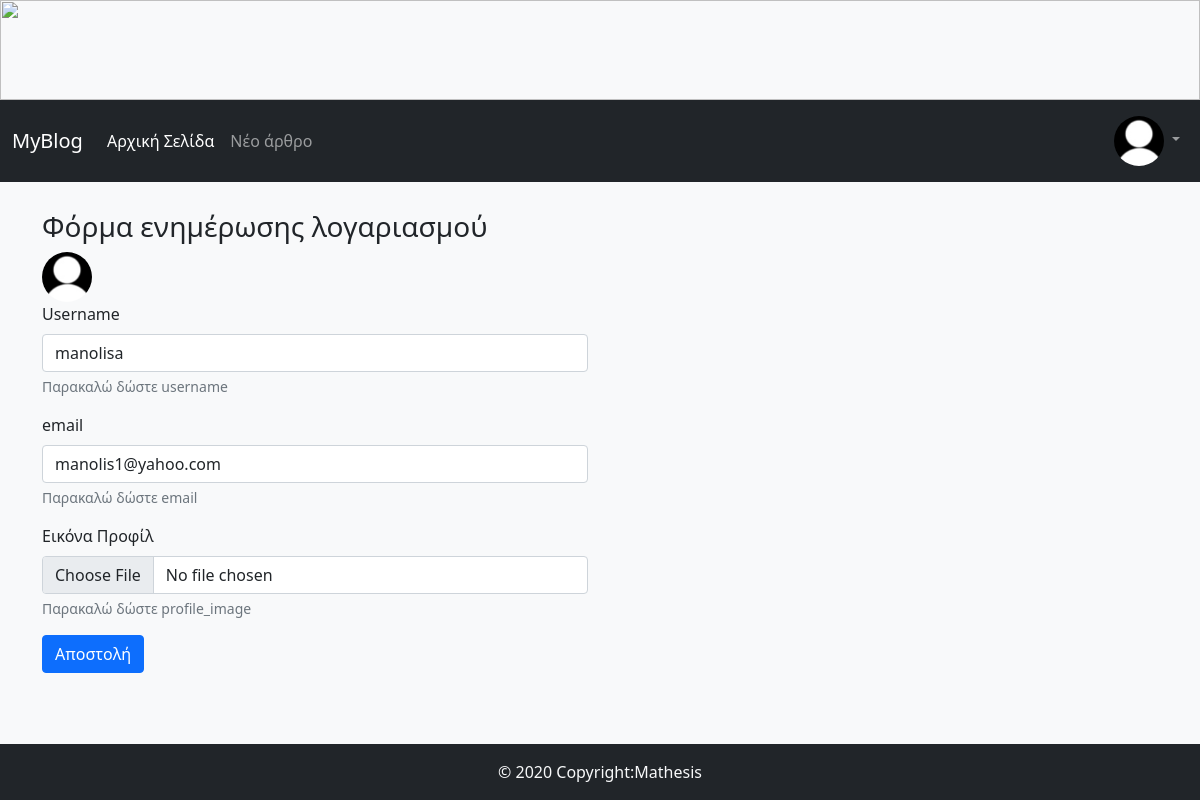
The page /account/ (signed in) on the database its author committed.
### FlaskBlogApp/models.py (models this page shows, shortened)
class User(db.Model,UserMixin):
    id = db.Column(db.Integer, primary_key=True)
    username = db.Column(db.String(15), unique=True, nullable=False)
    email = db.Column(db.String(150), unique=True, nullable=False)
    password = db.Column(db.String(36), nullable=False)
    profile_image = db.Column(db.String(30),default='default_profile_image.jpg')
    articles = db.relationship('Article', backref='author', lazy=True)

### FlaskBlogApp/routes.py (the view, shortened to what this page needs)
@app.route("/account/", methods=["GET", "POST"])
@login_required
def account():
    form=AccountUpdateForm(username=current_user.username, email=current_user.email)
    return render_template("account_update.html",form=form)

### FlaskBlogApp/forms.py (shortened to what this page needs)
class AccountUpdateForm(FlaskForm):
    username = StringField(label="Username",
                           validators=[DataRequired(message="Αυτό το πεδίο δε μπορεί να είναι κενό."),
                                       Length(min=3, max=15, message="Αυτό το πεδίο πρέπει να είναι από 3 έως 15 χαρακτήρες")])
    email = StringField(label="email",
                           validators=[DataRequired(message="Αυτό το πεδίο δε μπορεί να είναι κενό."),
                                       Email(message="Παρακαλώ εισάγετε ένα σωστό email")])
    profile_image=FileField(label="Εικόνα Προφίλ",validators=[Optional(strip_whitespace=True),FileAllowed(['jpg','jpeg','png']),maxImageSize(max_size=2)])
    submit = SubmitField('Αποστολή')

### FlaskBlogApp/models.py (called while the page is built)
@login_manager.user_loader
def load_user(user_id):
    return User.query.get(int(user_id))

### FlaskBlogApp/templates/account_update.html (shortened to what this page needs)
{%extends "base.html"%}
{% block content %}
<div class="container login-container">
    <div class="row">
        <div class="col-md-6 login-form-l">
            <h3>Φόρμα ενημέρωσης λογαριασμού</h3>
            <img class="rounded-circle navbar-profile-image" src="{{url_for('static',filename='images/profiles_images/'+current_user.profile_image)}}" alt="{{current_user.username}}"
            data-holder-rendered="true" data-bs-toggle="tooltip" data-bs-placement="top", title="{{current_user.username}}">
            <form action="#" , method="POST" enctype="multipart/form-data">
                <div class="mb-3">
                    {{form.username.label(class="form-label")}}
                    {{form.username(class="form-control",required=False)}}
                    <div id="usernameHelp" class="form-text">Παρακαλώ δώστε username</div>
                </div>
                <div class="mb-3">
                    {{form.email.label(class="form-label")}}
                    {{form.email(class="form-control",required=False)}}
                    <div id="emailHelp" class="form-text">Παρακαλώ δώστε email</div>
                </div>
                <div class="mb-3">
                    {{form.profile_image.label(class="form-label")}}
                    {{form.profile_image(class="form-control",required=False)}}
                    <div id="profile_imageHelp" class="form-text">Παρακαλώ δώστε profile_image</div>
                </div>
                <div class="mb-3">
                    {{form.submit(class="btn btn-primary")}}
                </div>
            </form>
        </div>
    </div>
</div>
{%endblock content%}

### FlaskBlogApp/templates/navbar.html (shortened to what this page needs)
<img src="{{url_for('static',filename='images/sea.jpg')}}" width="100%" height="100px" class="img-responsive">
<nav class="navbar navbar-expand-lg navbar-dark bg-dark ">
    <div class="container-fluid">
      <a class="navbar-brand" href="/">MyBlog</a>
      <div class="collapse navbar-collapse" id="navbarNav">
        <ul class="navbar-nav me-auto mb-2 mb-lg-0">
          <li class="nav-item">
            <a class="nav-link active" aria-current="page" href="/">Aρχική Σελίδα</a>
          </li>
          <li class="nav-item">
            <a class="nav-link" href="/new_article/">Νέο άρθρο</a>
          </li>
          </ul>
          <ul class="nav navbar-nav navbar-right">
            {% if current_user.is_authenticated%}
            <li class="nav-item dropdown">
                <a class="nav-link dropdown-toggle" href="#" id="navbarDropdown" role="button" data-bs-toggle="dropdown" aria-expanded="false">
                  <img class="rounded-circle navbar-profile-image" src="{{url_for('static',filename='images/profiles_images/'+current_user.profile_image)}}" alt="{{current_user.username}}"
                  data-holder-rendered="true" data-bs-toggle="tooltip" data-bs-placement="top", title="{{current_user.username}}">
                </a>
            </li>
          {%endif%}
        </ul>
      </div>
    </div>
  </nav>

### FlaskBlogApp/static/css/styles.css (style rules this page uses)
body { background-color: #f8f9fa; }
.container { margin-top: 20px; }
.row { margin-top: 20px; }
.navbar-profile-image { width: 50px; height: 50px; }

### FlaskBlogApp/templates/base.html (style rules this page uses)
body { padding-top: 170px; }
body { padding-bottom: 70px; }

### rows shown on the page
User: profile_image (placeholder picture), username "manolisa", email "manolis1@yahoo.com"
